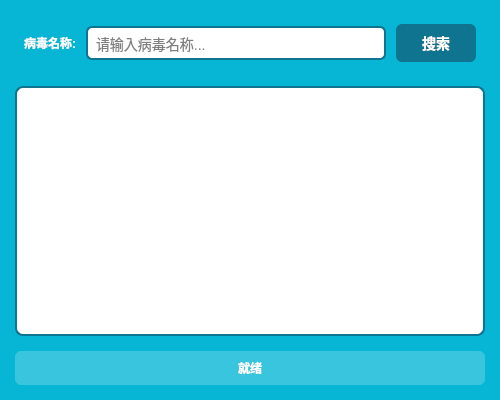
<?xml version="1.0" encoding="UTF-8"?>
<ui version="4.0">
 <class>DoctorView</class>
 <widget class="QWidget" name="DoctorView">
  <property name="geometry">
   <rect>
    <x>0</x>
    <y>0</y>
    <width>500</width>
    <height>400</height>
   </rect>
  </property>
  <property name="styleSheet">
   <string>QWidget#DoctorView {
    background-color: #06b6d4;
    font-family: 'Segoe UI', Arial, sans-serif;
}

QLabel {
    color: white;
    font-weight: bold;
}

QLineEdit {
    background-color: white;
    border: 2px solid #0e7490;
    border-radius: 6px;
    padding: 6px;
    font-size: 14px;
}

QLineEdit:focus {
    border-color: #0891b2;
}

QPushButton {
    background-color: #0e7490;
    color: white;
    border: none;
    border-radius: 6px;
    padding: 8px 16px;
    font-weight: bold;
    font-size: 14px;
}

QPushButton:hover {
    background-color: #0891b2;
}

QPushButton:pressed {
    background-color: #155e75;
}

QTableView {
    background-color: white;
    border: 2px solid #0e7490;
    border-radius: 8px;
    alternate-background-color: #f0f9ff;
}

QTableView::item {
    padding: 8px;
}

QHeaderView::section {
    background-color: #0e7490;
    color: white;
    padding: 8px;
    border: none;
    font-weight: bold;
}

QLabel#statusLabel {
    background-color: rgba(255, 255, 255, 0.2);
    border-radius: 6px;
    padding: 8px;
}</string>
  </property>
  <property name="windowTitle">
   <string>医生视图</string>
  </property>
  <layout class="QVBoxLayout" name="verticalLayout">
   <property name="spacing">
    <number>15</number>
   </property>
   <property name="leftMargin">
    <number>15</number>
   </property>
   <property name="topMargin">
    <number>15</number>
   </property>
   <property name="rightMargin">
    <number>15</number>
   </property>
   <property name="bottomMargin">
    <number>15</number>
   </property>
   <item>
    <widget class="QWidget" name="searchWidget" native="true">
     <layout class="QHBoxLayout" name="horizontalLayout">
      <property name="spacing">
       <number>10</number>
      </property>
      <item>
       <widget class="QLabel" name="label">
        <property name="text">
         <string>病毒名称:</string>
        </property>
        <property name="alignment">
         <set>Qt::AlignVCenter|Qt::AlignRight</set>
        </property>
       </widget>
      </item>
      <item>
       <widget class="QLineEdit" name="virusEdit">
        <property name="placeholderText">
         <string>请输入病毒名称...</string>
        </property>
       </widget>
      </item>
      <item>
       <widget class="QPushButton" name="searchButton">
        <property name="text">
         <string>搜索</string>
        </property>
        <property name="minimumSize">
         <size>
          <width>80</width>
          <height>0</height>
         </size>
        </property>
       </widget>
      </item>
     </layout>
    </widget>
   </item>
   <item>
    <widget class="QTableView" name="tableView"/>
   </item>
   <item>
    <widget class="QLabel" name="statusLabel">
     <property name="text">
      <string>就绪</string>
     </property>
     <property name="alignment">
      <set>Qt::AlignCenter</set>
     </property>
     <property name="frameShape">
      <enum>QFrame::StyledPanel</enum>
     </property>
    </widget>
   </item>
  </layout>
 </widget>
 <resources/>
 <connections/>
</ui>
